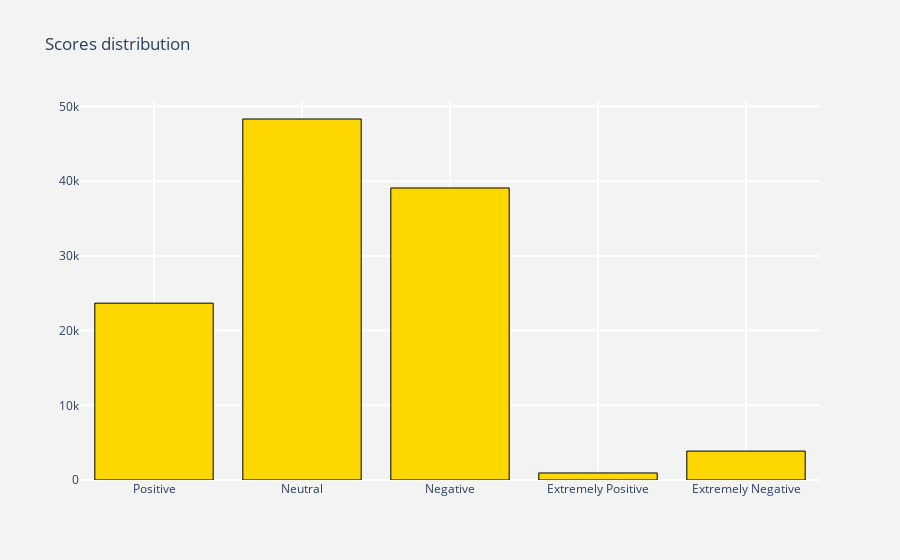

Notebook code for this chart:
### Code cell
score_dist_JPMorgan = show_percentage(data_JPMorgan['label'], colors5)

### Figure 1 — Plotly figure (JSON) as saved in the notebook; plotly's stock layout.template omitted (floating-point values rounded to 4 significant figures)
{"data": [{"marker": {"color": "gold", "line": {"color": "black", "width": 1}}, "type": "bar", "x": ["Positive", "Neutral", "Negative", "Extremely Positive", "Extremely Negative"], "y": [23673, 48328, 39093, 942, 3869]}], "layout": {"paper_bgcolor": "rgb(243,243,243)", "plot_bgcolor": "rgb(243,243,243)", "title": {"text": "Scores distribution"}, "xaxis": {"gridcolor": "rgb(255, 255, 255)", "gridwidth": 2}, "yaxis": {"gridcolor": "rgb(255, 255, 255)", "gridwidth": 2}}}
